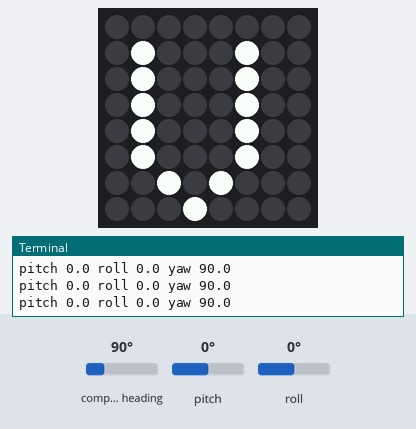
Bench run of a program on a simulated Raspberry Pi (BCM pin numbers) with a Sense HAT. Shown: the Sense HAT's 8×8 RGB LED matrix, the last lines printed to the terminal. The inputs (shaded band) are chosen by the test bench; at power-on: compass heading 90°, pitch 0°, roll 0°. The Sense HAT reports a negative pitch or roll as 360° plus the angle.

Above: at 1.2 s.
1.3 s: compass heading set to 48°
2.8 s: compass heading set to 41°
At 3.3 s:
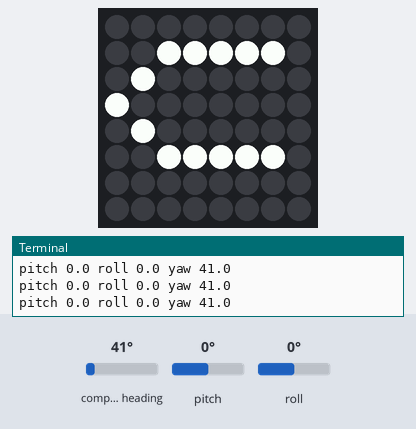
4.3 s: compass heading set to 180°
At 4.8 s:
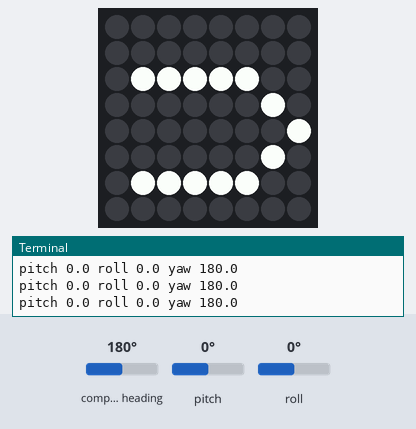
5.8 s: compass heading set to 221°
7.3 s: compass heading set to 227°
At 7.9 s:
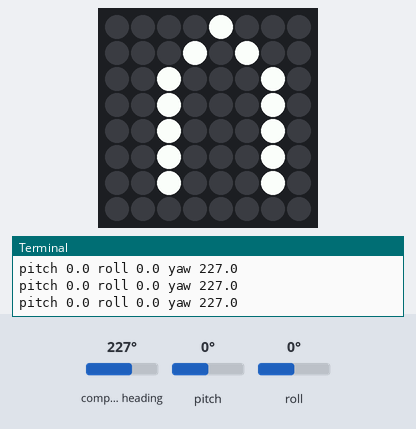
8.8 s: compass heading set to 7°
At 9.7 s:
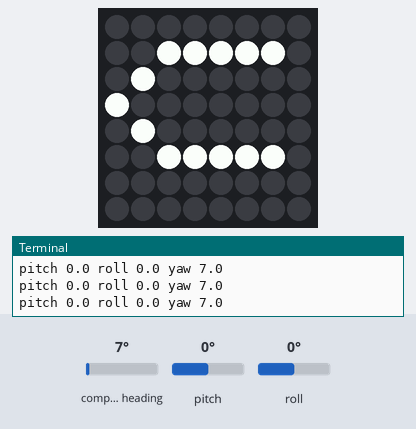
Timing chart, 0 to 11.3 s (numbered marks = the images above; inputs shaded):
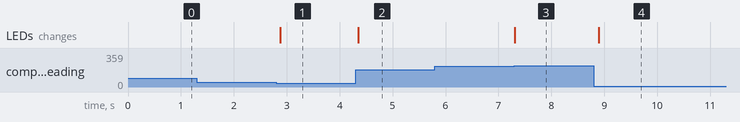

The program:

SenseHAT-rotation.py
```python
import time

from sense_hat import SenseHat
# Snurra på golvet/bordet och läs rotation runt yaw("gira")axeln.
#
# IMU = Inertial Measurement Unit)
#  1. gyroscope
#  2. Accelerometer
#  3. Magnetometer (compass)
#
# Bra o ha länk: https://pythonhosted.org/sense-hat/
# Bra o ha länk: https://pythonhosted.org/sense-hat/api/#imu-sensor
# Bra o ha länk: https://www.raspberrypi.org/documentation/hardware/sense-hat/
#


## https://pythonhosted.org/sense-hat/api/#imu-sensor
## Kolla vilka i2c enheter som är inkopplade just nu
## $ sudo i2cdetect -y 1
##     0  1  2  3  4  5  6  7  8  9  a  b  c  d  e  f
##00:          -- -- -- -- -- -- -- -- -- -- -- -- --
##10: -- -- -- -- -- -- -- -- -- -- -- -- 1c -- -- --
##20: -- -- -- -- -- -- -- -- -- -- -- -- -- -- -- --
##30: -- -- -- -- -- -- -- -- -- -- -- -- -- -- -- --
##40: -- -- -- -- -- -- UU -- -- -- -- -- -- -- -- --
##50: -- -- -- -- -- -- -- -- -- -- -- -- 5c -- -- 5f
##60: -- -- -- -- -- -- -- -- -- -- 6a -- -- -- -- --
##70: -- -- -- -- -- -- -- --

sense = SenseHat()
sense.clear()
compass_enabled = False #	Boolean 	True False 	Whether or not the compass should be enabled.
gyro_enabled = True #	Boolean 	True False 	Whether or not the gyroscope should be enabled.
accel_enabled = False #	Boolean 	True False 	Whether or not the accelerometer should be enabled.
sense.set_imu_config(compass_enabled, gyro_enabled, accel_enabled)

# Visa bokstav("pil") på 8x8 Display/Matrix
sense.show_letter("V")

try:
    print ("Try...")
    while True:

        o = sense.get_orientation()
        pitchRaw = o["pitch"]
        rollRaw = o["roll"]
        yawRaw = o["yaw"]

        pitch = round(pitchRaw,0)
        roll  = round(rollRaw ,0)
        yaw   = round(yawRaw  ,0)
        print("pitch {0} roll {1} yaw {2}".format(pitch, roll, yaw))

        if (yaw >= 315.0 or yaw < 45.0):
            sense.show_letter("V")
            sense.set_rotation(90)
        elif (yaw >= 45.0 and yaw < 135.0 ):
            sense.show_letter("V")
            sense.set_rotation(0)
        elif (yaw >= 135.0 and yaw < 225.0 ):
            sense.show_letter("V")
            sense.set_rotation(270)
        elif (yaw >= 225.0 and yaw <= 315.0 ):
            sense.show_letter("V")
            sense.set_rotation(180)
        else:
            sense.show_letter("?")

        time.sleep(0.1)

except KeyboardInterrupt:
    # User pressed CTRL-C
    print ("Cancel! Ctrl-C pressed...")
    sense.clear()
```

Measured:
- the behaviour switches between 45 and 44° on compass heading (found by bisection; images 0 and 1)
- the behaviour switches between 224 and 225° on compass heading (found by bisection; images 2 and 3)
- after the input at 2.8 s, the LEDs: change after 0.08 s (image 1)
- after the input at 4.3 s, the LEDs: change after 0.06 s (image 2)
- after the input at 7.3 s, the LEDs: change at once (image 3)
- after the input at 8.8 s, the LEDs: change after 0.09 s (image 4)
